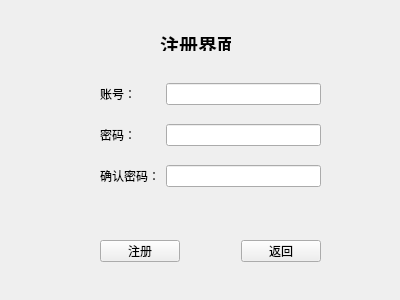
<?xml version="1.0" encoding="UTF-8"?>
<ui version="4.0">
 <class>RegistMenu</class>
 <widget class="QWidget" name="RegistMenu">
  <property name="geometry">
   <rect>
    <x>0</x>
    <y>0</y>
    <width>400</width>
    <height>300</height>
   </rect>
  </property>
  <property name="windowTitle">
   <string>Form</string>
  </property>
  <widget class="QLabel" name="label">
   <property name="geometry">
    <rect>
     <x>160</x>
     <y>30</y>
     <width>71</width>
     <height>21</height>
    </rect>
   </property>
   <property name="text">
    <string>&lt;html&gt;&lt;head/&gt;&lt;body&gt;&lt;p align=&quot;center&quot;&gt;&lt;span style=&quot; font-size:14pt; font-weight:700;&quot;&gt;注册界面&lt;/span&gt;&lt;/p&gt;&lt;/body&gt;&lt;/html&gt;</string>
   </property>
  </widget>
  <widget class="QWidget" name="">
   <property name="geometry">
    <rect>
     <x>100</x>
     <y>70</y>
     <width>221</width>
     <height>131</height>
    </rect>
   </property>
   <layout class="QGridLayout" name="gridLayout">
    <item row="0" column="0">
     <widget class="QLabel" name="label_2">
      <property name="text">
       <string>账号：</string>
      </property>
     </widget>
    </item>
    <item row="0" column="1">
     <widget class="QLineEdit" name="registAccountEdit"/>
    </item>
    <item row="1" column="0">
     <widget class="QLabel" name="label_3">
      <property name="text">
       <string>密码：</string>
      </property>
     </widget>
    </item>
    <item row="1" column="1">
     <widget class="QLineEdit" name="registPasswordEdit"/>
    </item>
    <item row="2" column="0">
     <widget class="QLabel" name="label_4">
      <property name="text">
       <string>确认密码：</string>
      </property>
     </widget>
    </item>
    <item row="2" column="1">
     <widget class="QLineEdit" name="comfirmPasswordEdit"/>
    </item>
   </layout>
  </widget>
  <widget class="QWidget" name="">
   <property name="geometry">
    <rect>
     <x>100</x>
     <y>240</y>
     <width>221</width>
     <height>22</height>
    </rect>
   </property>
   <layout class="QHBoxLayout" name="horizontalLayout">
    <item>
     <widget class="QPushButton" name="registButton">
      <property name="text">
       <string>注册</string>
      </property>
     </widget>
    </item>
    <item>
     <spacer name="horizontalSpacer">
      <property name="orientation">
       <enum>Qt::Orientation::Horizontal</enum>
      </property>
      <property name="sizeHint" stdset="0">
       <size>
        <width>40</width>
        <height>20</height>
       </size>
      </property>
     </spacer>
    </item>
    <item>
     <widget class="QPushButton" name="backButton">
      <property name="text">
       <string>返回</string>
      </property>
     </widget>
    </item>
   </layout>
  </widget>
 </widget>
 <resources/>
 <connections/>
</ui>
